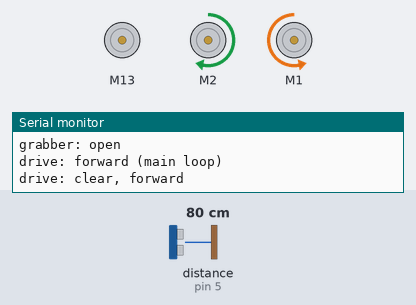
Simulated run of this sketch. Board: Arduino Uno, built with avr-gcc and run on an emulated ATmega328P. Shown: 3 × DC motor (green arrow = forward, orange = backward, longer = faster), the last lines printed to the serial monitor. Inputs (shaded band) come from the test bench; at power-on: distance to the obstacle (sensor on pin 5) 80 cm.

Above: at 10.8 s.
10.9 s: distance to the obstacle (sensor on pin 5) set to 17 cm
12.4 s: distance to the obstacle (sensor on pin 5) set to 13 cm
At 13.5 s:
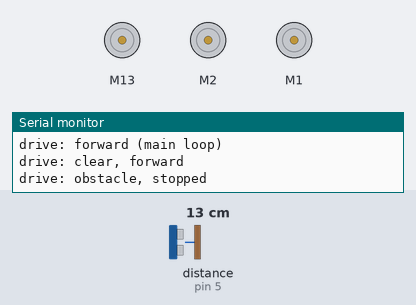
13.9 s: distance to the obstacle (sensor on pin 5) set to 18 cm
At 14.6 s:
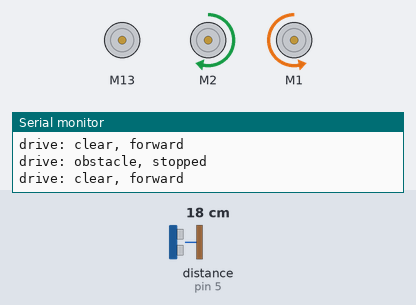
15.4 s: distance to the obstacle (sensor on pin 5) set to 2 cm
At 15.7 s:
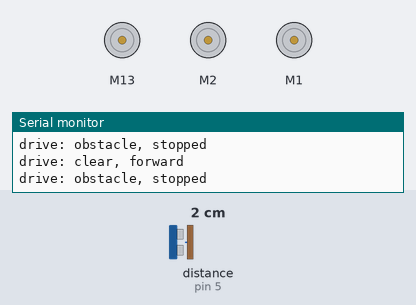
Timing chart, 0 to 17.9 s (numbered marks = the images above; inputs shaded):
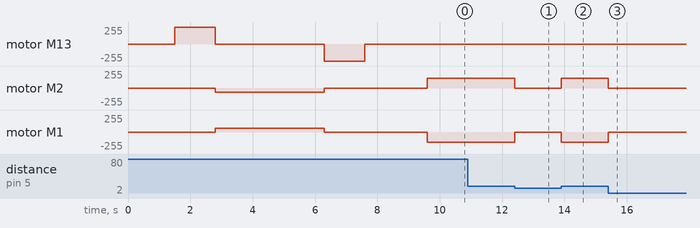

The sketch:

grabber.ino
```cpp
// grabber.ino
// MegaPi robot control. Serial monitor: 9600 baud.
// https://support.makeblock.com/hc/en-us/articles/4412894483095-About-MegaPi

#include <MeMegaPi.h>

// ports (motors verified with port tests)
const uint8_t GRABBER_PORT    = PORT3A;
const uint8_t BACK_LEFT_PORT  = PORT2B;
const uint8_t BACK_RIGHT_PORT = PORT1B;
const uint8_t STEER_PORT      = PORT3B;
const uint8_t ULTRASONIC_PORT = PORT_5;
const uint8_t LINE_PORT       = PORT_6;

// grabber: positive speed closes the claw, negative opens it (verified with port test)
const int CLOSE_SPEED = 255;
const int OPEN_SPEED  = -255;
const unsigned long GRABBER_MOVE_MS = 1300; // how long the motor runs for a full open/close

// drive: motors are mirrored, so the right one runs with the opposite sign
// if the robot goes the wrong way, swap the sign of RIGHT_DIR
const int LEFT_DIR  = 1;
const int RIGHT_DIR = -1;
const int SLOW_SPEED  = 60;                // -255..255, used for the startup reverse
const int DRIVE_SPEED = 150;               // -255..255, forward speed in the main loop
const unsigned long REVERSE_MS = 3500;     // reverse time on startup
const unsigned long AFTER_OPEN_MS = 2000;  // pause after opening the grabber

// obstacle avoidance
const double STOP_DISTANCE_CM = 15.0;      // stop driving when something is closer than this

// line following / steering
// the two eyes straddle the line. Each reads HIGH on white and LOW on black.
// both white = centred, do nothing. One eye LOW = that side has drifted onto the line, nudge that way.
// sensor1 is assumed to be the LEFT eye; set LINE_SWAP to true if it steers the wrong way
const bool LINE_SWAP = false;
const int  STEER_LEFT_DIR = 1;             // sign that turns the steering motor left; flip if reversed
const int  STEER_SPEED = 150;              // -255..255
const unsigned long NUDGE_MS = 25;         // how long one nudge runs the steering motor
const unsigned long NUDGE_INTERVAL_MS = 180; // minimum time between nudges

MeMegaPiDCMotor grabber(GRABBER_PORT);
MeMegaPiDCMotor backLeft(BACK_LEFT_PORT);
MeMegaPiDCMotor backRight(BACK_RIGHT_PORT);
MeMegaPiDCMotor steer(STEER_PORT);
MeUltrasonicSensor ultrasonic(ULTRASONIC_PORT);
MeLineFollower lineFinder(LINE_PORT);

bool grabberOpen = false;
bool driving = false;
unsigned long lastNudge = 0;

// --- grabber ---

void closeGrabber() {
    Serial.println("grabber: closing");
    grabber.run(CLOSE_SPEED);
    delay(GRABBER_MOVE_MS);
    grabber.stop();
    grabberOpen = false;
    Serial.println("grabber: closed");
}

void openGrabber() {
    Serial.println("grabber: opening");
    grabber.run(OPEN_SPEED);
    delay(GRABBER_MOVE_MS);
    grabber.stop();
    grabberOpen = true;
    Serial.println("grabber: open");
}

// --- drive ---

// positive = forward, negative = reverse
void drive(int speed) {
    backLeft.run(speed * LEFT_DIR);
    backRight.run(speed * RIGHT_DIR);
}

void stopDrive() {
    backLeft.stop();
    backRight.stop();
}

// --- steering ---

// dir: -1 = left, +1 = right. Runs the steering motor for one short burst.
void nudge(int dir, const char* reason) {
    if (millis() - lastNudge < NUDGE_INTERVAL_MS) return;

    steer.run(-dir * STEER_LEFT_DIR * STEER_SPEED); // -dir because left is -1
    delay(NUDGE_MS);
    steer.stop();

    lastNudge = millis();

    Serial.print("steer: nudge ");
    Serial.print(dir < 0 ? "left" : "right");
    Serial.print(" (");
    Serial.print(reason);
    Serial.println(")");
}

void followLine() {
    uint8_t state = lineFinder.readSensors();
    bool leftBlack  = !(state & 0x02); // sensor1 bit, LOW = black
    bool rightBlack = !(state & 0x01); // sensor2 bit
    if (LINE_SWAP) { bool t = leftBlack; leftBlack = rightBlack; rightBlack = t; }

    if (leftBlack && !rightBlack) {
        nudge(-1, "left eye on line");
    } else if (rightBlack && !leftBlack) {
        nudge(+1, "right eye on line");
    }
    // both white (centred) or both black (crossing a wide mark): leave the steering alone
}

// --- main ---

void setup() {
    Serial.begin(9600);
    delay(1500); // give the serial monitor time to attach
    Serial.println("=== robot ===");

    closeGrabber();

    Serial.println("drive: reversing");
    drive(-SLOW_SPEED);
    delay(REVERSE_MS);
    stopDrive();
    Serial.println("drive: stopped");

    openGrabber();
    delay(AFTER_OPEN_MS);

    Serial.println("drive: forward (main loop)");
}

void loop() {
    double distance = ultrasonic.distanceCm();
    bool obstacle = distance < STOP_DISTANCE_CM;

    if (obstacle && driving) {
        stopDrive();
        driving = false;
        Serial.println("drive: obstacle, stopped");
    } else if (!obstacle && !driving) {
        drive(DRIVE_SPEED);
        driving = true;
        Serial.println("drive: clear, forward");
    }

    if (driving) {
        followLine();
    }
}
```

Measured:
- the behaviour switches between 15 and 14 cm on distance to the obstacle (sensor on pin 5) (found by bisection; images 0 and 1)
- after the input at 10.9 s, every drawn part: stays the same
- after the input at 12.4 s, motor M2: forward 150/255 → stopped at once; motor M1: backward 150/255 → stopped at once
- after the input at 13.9 s, motor M2: stopped → forward 150/255 at once; motor M1: stopped → backward 150/255 at once
- after the input at 15.4 s, motor M2: forward 150/255 → stopped at once; motor M1: backward 150/255 → stopped at once
